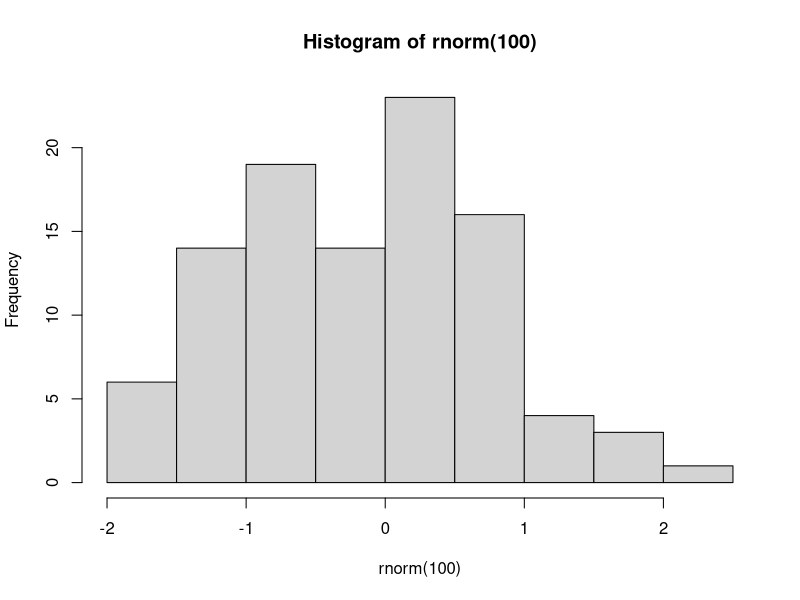

Generate this figure with R:
## ---- chunk 1
#THIS MUST BE R CODE
print("this will work")

hist(rnorm(100))
